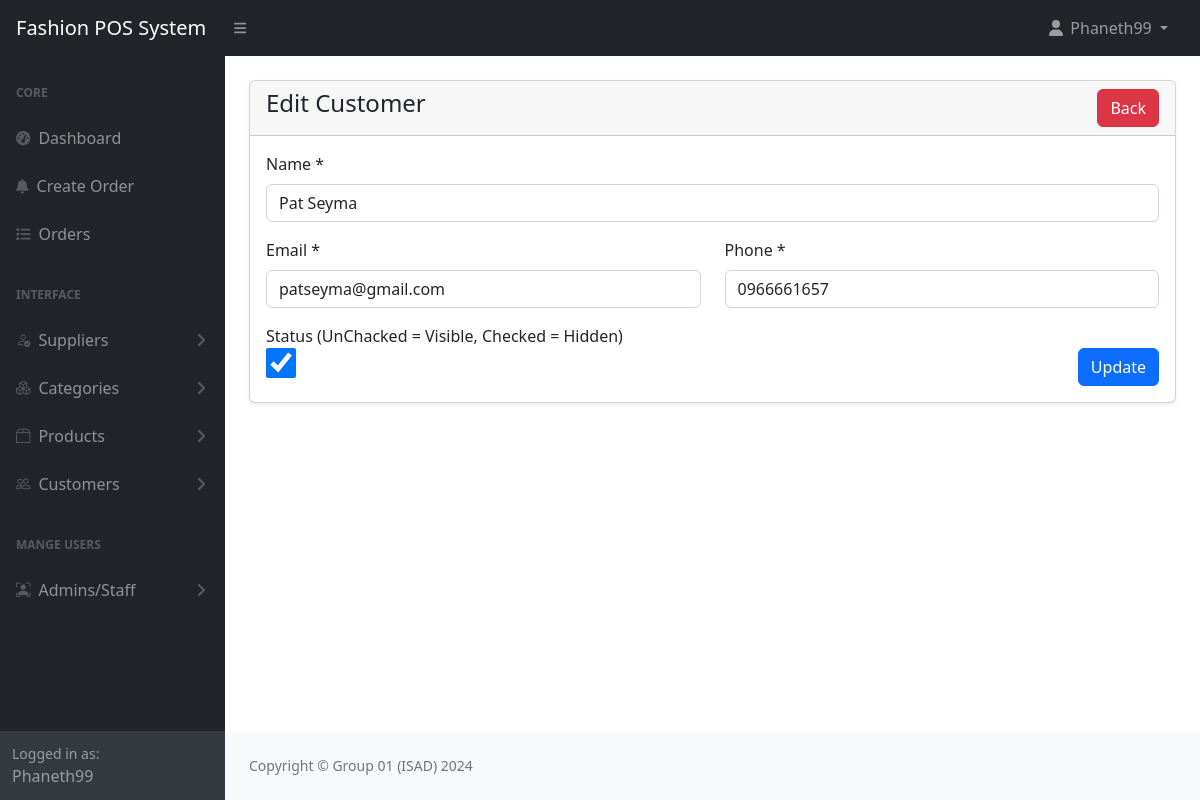
Screenshot of /admin/customers-edit.php?id=1 (signed in) with the database file from the repository.
### tables this page shows
CREATE TABLE `customers` (
  `id` int(11) NOT NULL,
  `name` varchar(40) NOT NULL,
  `email` varchar(40) DEFAULT NULL,
  `phone` varchar(40) DEFAULT NULL,
  `status` tinyint(1) NOT NULL DEFAULT 0 COMMENT '0=visible,1=hidden',
  `created_at` date NOT NULL DEFAULT current_timestamp()
);

### config/function.php (called while the page is built, shortened)
<?php
require 'dbcon.php';
function validate($inputData)
{
    global $conn;
    $validateData =  mysqli_real_escape_string($conn, $inputData);
    return trim($validateData);
}
function getByid($tableName, $id)
{
    global $conn;
    $table = validate($tableName);
    $id = validate($id);
    $query = "SELECT * FROM $table WHERE id ='$id' LIMIT 1 ";
    $result = mysqli_query($conn, $query);
    if ($result) {
        if (mysqli_num_rows($result) == 1) {
            $row = mysqli_fetch_assoc($result);
            $respone = [
                'status' => 200,
                'data' => $row,
                'message' => 'Record Found!'
            ];
            return $respone;
        } else {
            $respone = [
                'status' => 404,
                'message' => 'No Data Found!'
            ];
            return $respone;
        }
    } else {
        $respone = [
            'status' => 500,
            'message' => 'Something Went Wrong!'
        ];
        return $respone;
    }
}
function checkParamId($type){
    if(isset($_GET[$type])){
        if($_GET[$type] != ''){
            return $_GET[$type];
        }else{
            return '<h5>No Id Found!</h5>';
        }
    }else{
        return'<h5>No Id Given</h5>';
    }
}
?>

### admin/customers-edit.php (the view, shortened to what this page needs)
<?php include('includes/header.php'); ?>
<div class="container-fluid px-4">
    <div class="card mt-4 shadow-sm">
        <div class="card-header">
            <h4 class="mb-0">Edit Customer
                <a href="customers.php" class="btn btn-danger float-end">Back</a>
            </h4>
        </div>
        <div class="card-body">
            <form action="code.php" method="POST">
                <?php
                $customer_id =  checkParamId('id');
                $customer = getByid('customers', $customer_id);
                if ($customer['status'] == 200) {
                ?>
                    <div class="row">
                        <div class="col-md-12 mb-3">
                            <label for="name" class="form-label">Name *</label>
                            <input type="text" id="name" name="name" value="<?= $customer['data']['name']; ?>" require class="form-control">
                        </div>
                        <div class="col-md-6 mb-3">
                            <label for="email" class="form-label">Email *</label>
                            <input type="text" id="email" name="email" value="<?= $customer['data']['email']; ?>" require class="form-control">
                        </div>
                        <div class="col-md-6 mb-3">
                            <label for="phone" class="form-label">Phone *</label>
                            <input type="text" id="phone" name="phone" value="<?= $customer['data']['phone']; ?>" require class="form-control">
                        </div>
                        <div class="col-md-6">
                            <label for="status">Status (UnChacked = Visible, Checked = Hidden)</label>
                            <br>
                            <input type="checkbox" name="status" value="1" <?= $customer['data']['status'] == true ? 'checked' : ''; ?> style="width: 30px; height: 30px;">
                        </div>
                        <div class="col-md-6 md-3 text-end">
                            <br>
                            <button type="submit" name="updateCustomer" class="btn btn-primary">Update</button>
                        </div>
                    </div>
                <?php } else {
                    echo '<h5>' . $customer['message'] . '</h5>';
                }
                ?>
            </form>
        </div>
    </div>
</div>
<?php include('includes/footer.php'); ?>

### rows the page displays
customers: name "Pat Seyma", email "patseyma@gmail.com", phone "0966661657", status "☑"

### other values shown
$_SESSION['loggedInUser']['name'] "Phaneth99"
